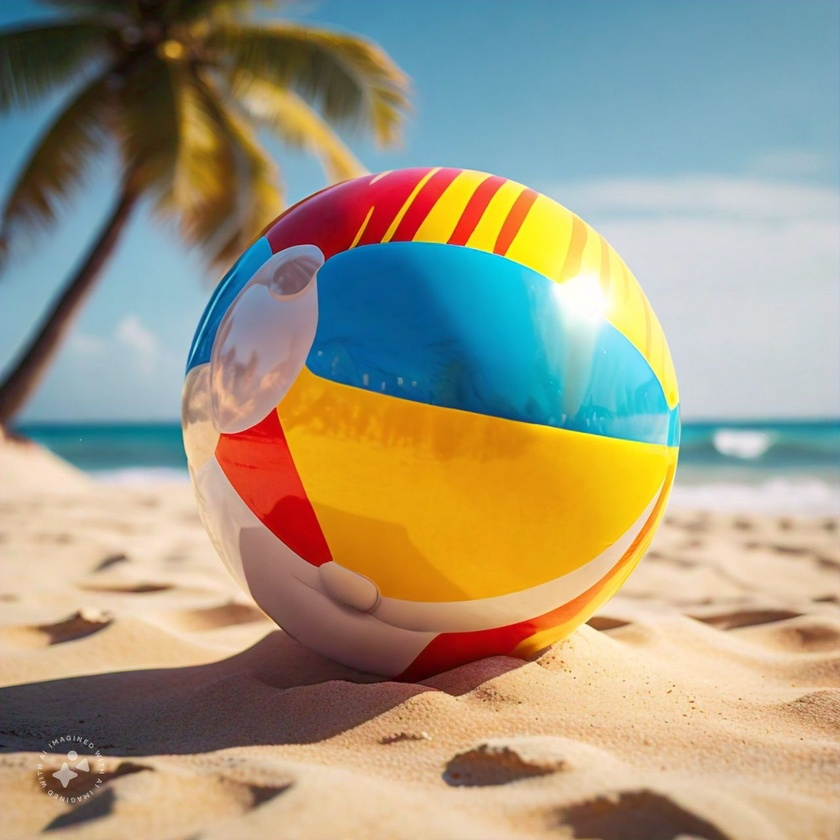
#> input picture sholihin/Pengolahan_citra/bola_pantai.jpg, 840 x 840 px, shrunk from 1280 x 1280 before the run
$ python hasil_gambar.py
#> lines starting #> are read from the running program, lines starting #| are printed output that depends on the picture
import cv2

# Path gambar
file_path = 'bola_pantai.jpg'

# Membaca gambar
gambar = cv2.imread(file_path)
#> gambar is the input picture: shape (840, 840, 3); mean B, G, R 129.5, 152.4, 160.8
if gambar is None:
    print(f"Error: File '{file_path}' tidak ditemukan atau tidak dapat dibuka.")
else:
    # Konversi ke grayscale
    gambar_hasil = cv2.cvtColor(gambar, cv2.COLOR_BGR2GRAY)
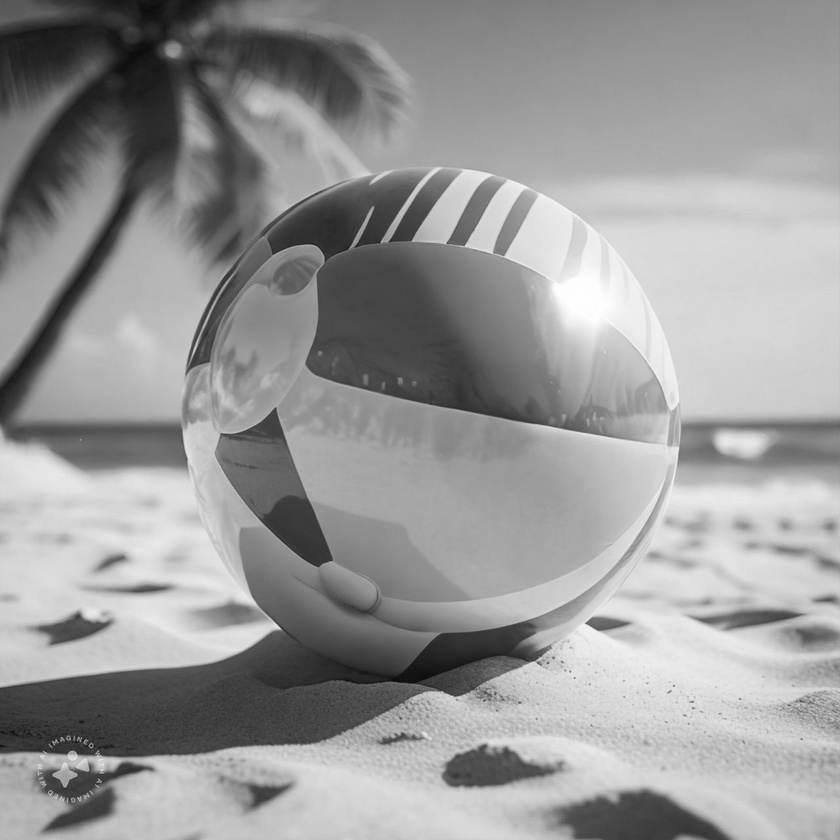
#> gambar_hasil: shape (840, 840); min 1, max 255, mean 152.3

    # Menyimpan hasil
    cv2.imwrite('gambar_hasil.jpg', gambar_hasil)
    print("Gambar berhasil disimpan sebagai 'gambar_hasil.jpg'.")
